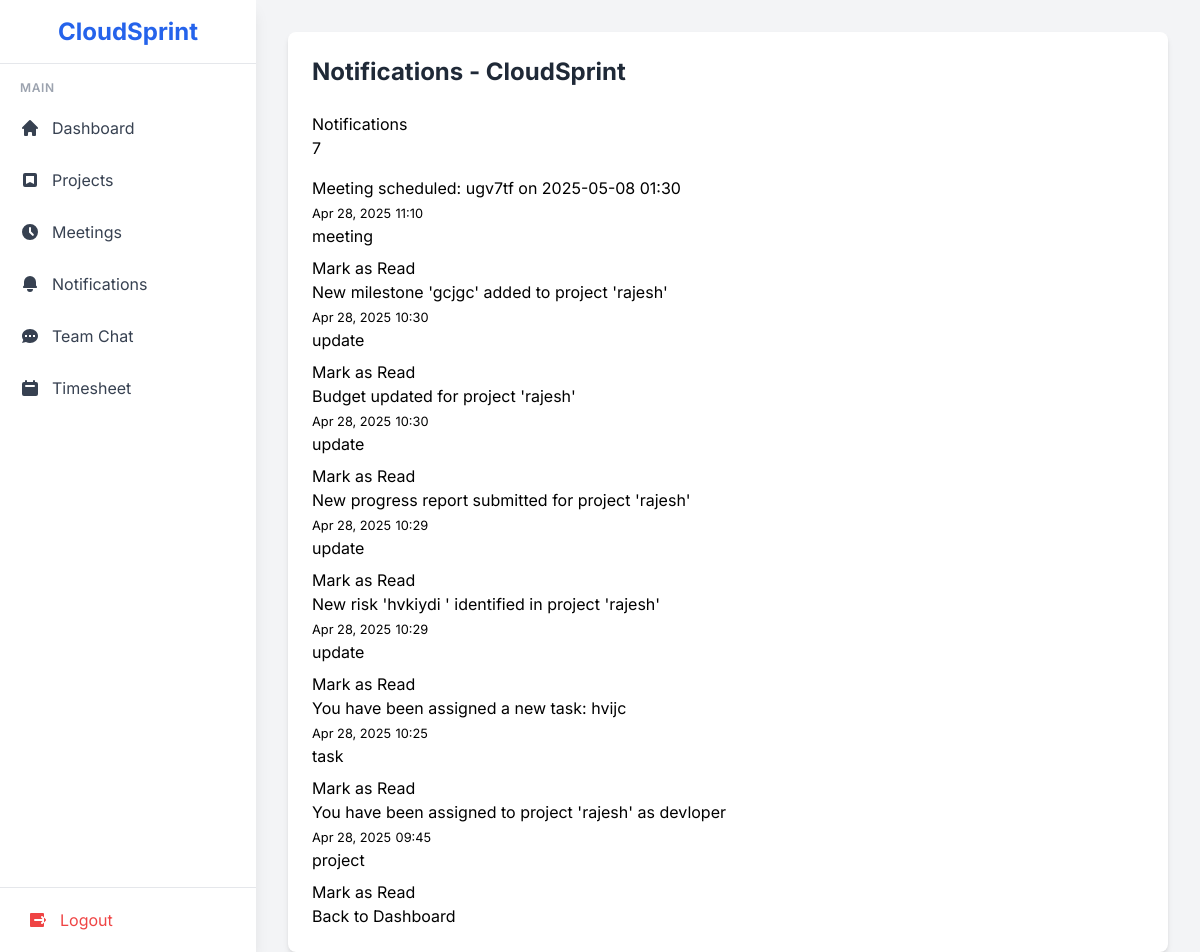
The app's page /notifications (signed in) with its own data.
### app.py (models this page shows, shortened)
class Notification(db.Model):
    id = db.Column(db.Integer, primary_key=True)
    user_id = db.Column(db.Integer, db.ForeignKey('user.id'), nullable=False)
    message = db.Column(db.Text, nullable=False)
    timestamp = db.Column(db.DateTime, default=datetime.utcnow)
    is_read = db.Column(db.Boolean, default=False)
    notification_type = db.Column(db.String(50), nullable=False)  # task, meeting, update

### app.py (the view)
@app.route('/notifications')
def notifications():
    if 'user_id' not in session:
        flash('Please log in first', 'warning')
        return redirect(url_for('login'))
    user_id = session['user_id']
    notifications = Notification.query.filter_by(user_id=user_id).order_by(Notification.timestamp.desc()).all()
    return render_template('notifications.html', notifications=notifications)

### templates/notifications.html (shortened to what this page needs)
{% extends "base.html" %}
{% block title %}Notifications - CloudSprint{% endblock %}
{% block content %}
<div class="container mt-5">
    <div class="d-flex justify-content-between align-items-center mb-4">
        <h1>Notifications</h1>
        {% if notifications %}
            <span class="badge bg-primary notification-counter">{{ notifications|length }}</span>
        {% endif %}
    </div>
    {% if notifications %}
        <div class="notifications-container">
            {% for notification in notifications %}
                <div class="notification-card {% if not notification.is_read %}unread{% endif %}" id="notification-{{ notification.id }}">
                    <div class="card-body">
                        <div class="d-flex w-100 justify-content-between align-items-start">
                            <h5 class="notification-message">{{ notification.message }}</h5>
                            <div class="notification-meta">
                                <small class="text-muted notification-time">{{ notification.timestamp.strftime('%b %d, %Y') }}</small>
                                <small class="text-muted notification-date">{{ notification.timestamp.strftime('%H:%M') }}</small>
                            </div>
                        </div>
                        <div class="notification-details">
                            <span class="notification-type badge bg-info text-dark">{{ notification.notification_type }}</span>
                            <div class="notification-status mt-2">
                                {% if not notification.is_read %}
                                    <a href="{{ url_for('mark_notification', notification_id=notification.id) }}" class="btn btn-sm btn-outline-primary mark-read-btn">
                                         Mark as Read
                                    </a>
                                {% else %}
                                    <span class="badge bg-success"><i class="bi bi-check2-all"></i> Read</span>
                                {% endif %}
                            </div>
                        </div>
                    </div>
                </div>
            {% endfor %}
        </div>
    {% else %}
        <div class="empty-state text-center py-5">
            <i class="bi bi-bell-slash empty-icon"></i>
            <p class="text-muted">No notifications available.</p>
        </div>
    {% endif %}
    <a href="{{ url_for('dashboard') }}" class="btn btn-outline-secondary mt-4">
         Back to Dashboard
    </a>
</div>
{% endblock %}

### templates/base.html (style rules this page uses)
body { font-family: 'Inter', sans-serif; }

### records on screen
Notification: message "Meeting scheduled: ugv7tf on 2025-05-08 01:30", timestamp "Apr 28, 2025", timestamp "11:10", notification_type "meeting"
Notification: message "New milestone 'gcjgc' added to project 'rajesh'", timestamp "Apr 28, 2025", timestamp "10:30", notification_type "update"
Notification: message "Budget updated for project 'rajesh'", timestamp "Apr 28, 2025", timestamp "10:30", notification_type "update"
Notification: message "New progress report submitted for project 'rajesh'", timestamp "Apr 28, 2025", timestamp "10:29", notification_type "update"
Notification: message "New risk 'hvkiydi ' identified in project 'rajesh'", timestamp "Apr 28, 2025", timestamp "10:29", notification_type "update"
Notification: message "You have been assigned a new task: hvijc", timestamp "Apr 28, 2025", timestamp "10:25", notification_type "task"
Notification: message "You have been assigned to project 'rajesh' as devloper", timestamp "Apr 28, 2025", timestamp "09:45", notification_type "project"

### other values on screen
{{ notifications|length }} "7"
